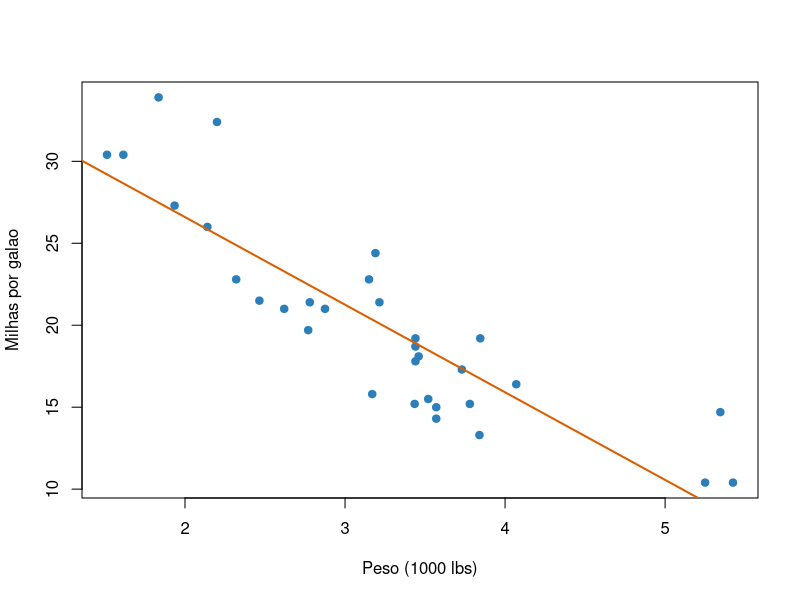

Recreate this plot in R. (Note: this script raises an error after producing the figure.)
## ---- chunk 1
#| label: plot-embed

plot(mtcars$wt, mtcars$mpg,
     pch = 19, col = "#2C7FB8",
     xlab = "Peso (1000 lbs)", ylab = "Milhas por galao")
abline(lm(mpg ~ wt, data = mtcars), col = "#D95F02", lwd = 2)
## ---- chunk 2
#| label: setup
#| include: false
set.seed(123)
## ---- chunk 3
#| label: etapa-lenta
#| cache: true

Sys.sleep(15)
resultado <- mean(rnorm(1e6))
resultado
## ---- chunk 4
#| label: carrega-dados
#| cache: true

dados <- rnorm(90)
## ---- chunk 5
#| label: usa-dados
#| cache: true
#| dependson: ["carrega-dados"]

mean(dados)
## ---- chunk 6
#| label: sobrescreve-echo
#| echo: true

# Mesmo com echo: false no header do documento,
# ESTE código aparece — porque #| echo: true manda mais.
1 + 1
## ---- chunk 7
#| label: eval-true
#| eval: true
# roda e mostra o resultado (comportamento padrão)
2 + 2
## ---- chunk 8
#| label: echo-true
#| echo: true
# mostra o código E o resultado (padrão)
mean(1:10)
## ---- chunk 9
#| label: echo-false
#| echo: false
# executa e mostra só o RESULTADO, sem o código
mean(1:10)
## ---- chunk 10
#| label: output-true
#| output: true
# mostra o código E o resultado (padrão)
summary(1:10)
## ---- chunk 11
#| label: output-false
#| output: false
# mostra o código, mas ESCONDE o resultado
summary(1:10)
## ---- chunk 12
#| label: warning-true
#| warning: true
# o aviso abaixo APARECE no documento
as.numeric("abc")
## ---- chunk 13
#| label: warning-false
#| warning: false
# o mesmo aviso fica ESCONDIDO
as.numeric("abc")
## ---- chunk 14
#| label: com-erro
#| error: true
# sem error: true, este chunk PARARIA a renderização inteira
stop("Isto é um erro proposital.")
## ---- chunk 15
#| label: depois-do-erro
# a prova de que a renderização continuou depois do erro acima
"Chegamos até aqui."
## ---- chunk 16
#| label: include-false
#| include: false
# roda em silêncio total — nem código, nem resultado, nem avisos
x <- 456
